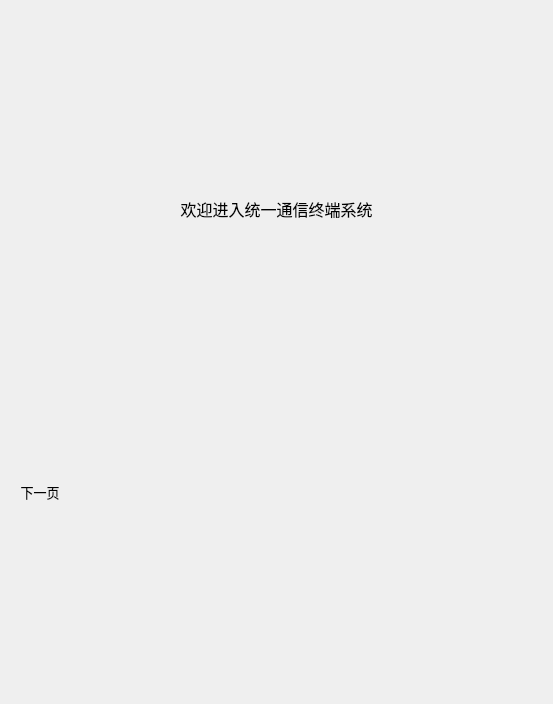
<?xml version="1.0" encoding="UTF-8"?>
<ui version="4.0">
 <class>MainMenuStackedWidget</class>
 <widget class="QStackedWidget" name="MainMenuStackedWidget">
  <property name="geometry">
   <rect>
    <x>0</x>
    <y>0</y>
    <width>553</width>
    <height>704</height>
   </rect>
  </property>
  <property name="font">
   <font>
    <family>Angsana New</family>
    <pointsize>10</pointsize>
   </font>
  </property>
  <property name="windowTitle">
   <string>StackedWidget</string>
  </property>
  <property name="frameShape">
   <enum>QFrame::NoFrame</enum>
  </property>
  <property name="currentIndex">
   <number>0</number>
  </property>
  <widget class="QWidget" name="firstPage">
   <property name="styleSheet">
    <string notr="true"/>
   </property>
   <layout class="QVBoxLayout" name="verticalLayout">
    <property name="spacing">
     <number>60</number>
    </property>
    <property name="leftMargin">
     <number>0</number>
    </property>
    <property name="topMargin">
     <number>0</number>
    </property>
    <property name="rightMargin">
     <number>0</number>
    </property>
    <property name="bottomMargin">
     <number>0</number>
    </property>
    <item>
     <widget class="QLabel" name="label">
      <property name="sizePolicy">
       <sizepolicy hsizetype="Preferred" vsizetype="Fixed">
        <horstretch>0</horstretch>
        <verstretch>0</verstretch>
       </sizepolicy>
      </property>
      <property name="text">
       <string>&lt;html&gt;&lt;head/&gt;&lt;body&gt;&lt;p align=&quot;center&quot;&gt;&lt;span style=&quot; font-size:12pt;&quot;&gt;欢迎进入统一通信终端系统&lt;/span&gt;&lt;/p&gt;&lt;/body&gt;&lt;/html&gt;</string>
      </property>
     </widget>
    </item>
    <item>
     <layout class="QGridLayout" name="gridLayout"/>
    </item>
    <item>
     <widget class="QPushButton" name="pushButton">
      <property name="sizePolicy">
       <sizepolicy hsizetype="Fixed" vsizetype="Fixed">
        <horstretch>0</horstretch>
        <verstretch>0</verstretch>
       </sizepolicy>
      </property>
      <property name="text">
       <string>下一页</string>
      </property>
      <property name="flat">
       <bool>true</bool>
      </property>
     </widget>
    </item>
   </layout>
  </widget>
 </widget>
 <resources/>
 <connections/>
</ui>
